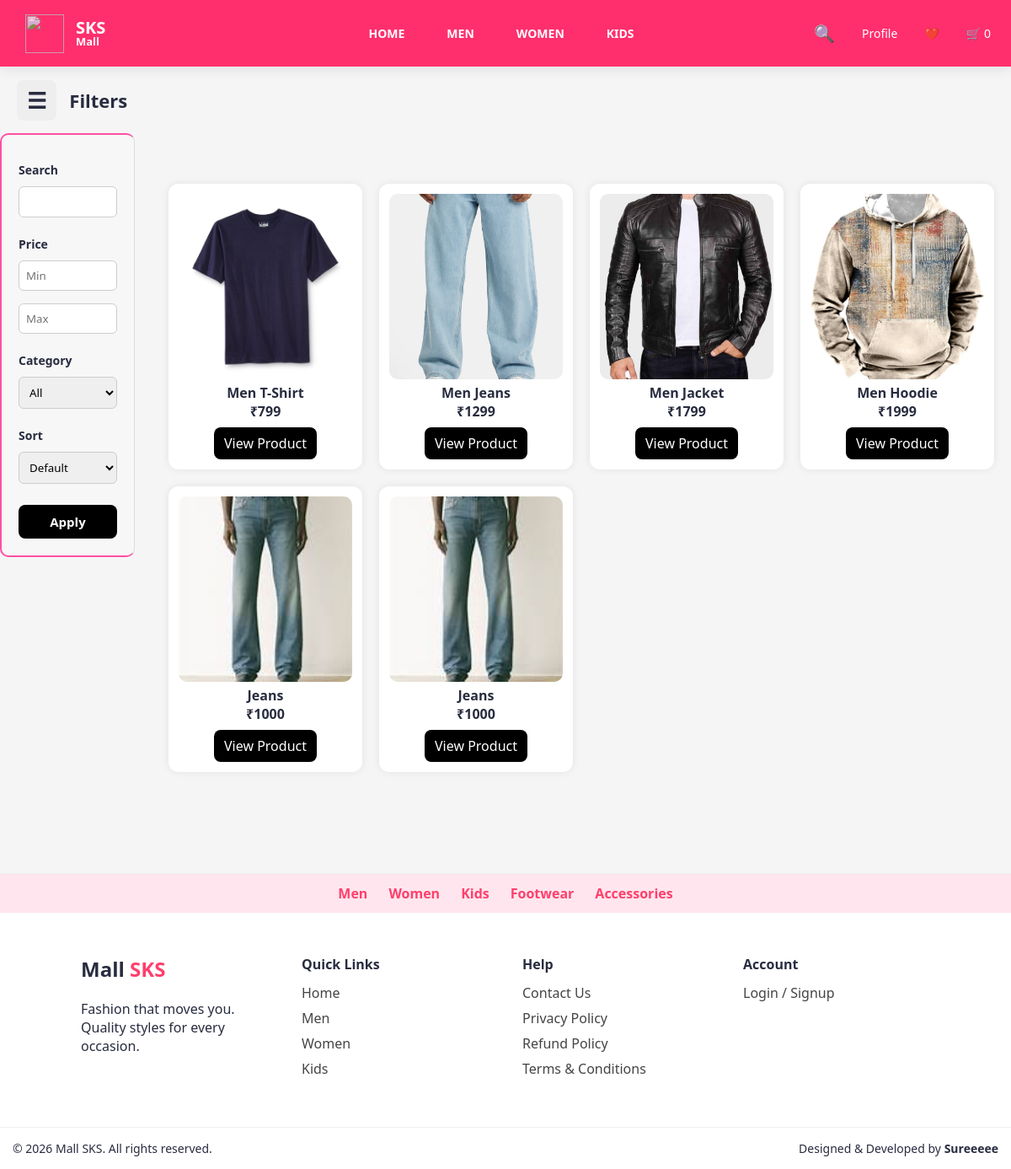
/category/men, run on an earlier commit of the app's database.
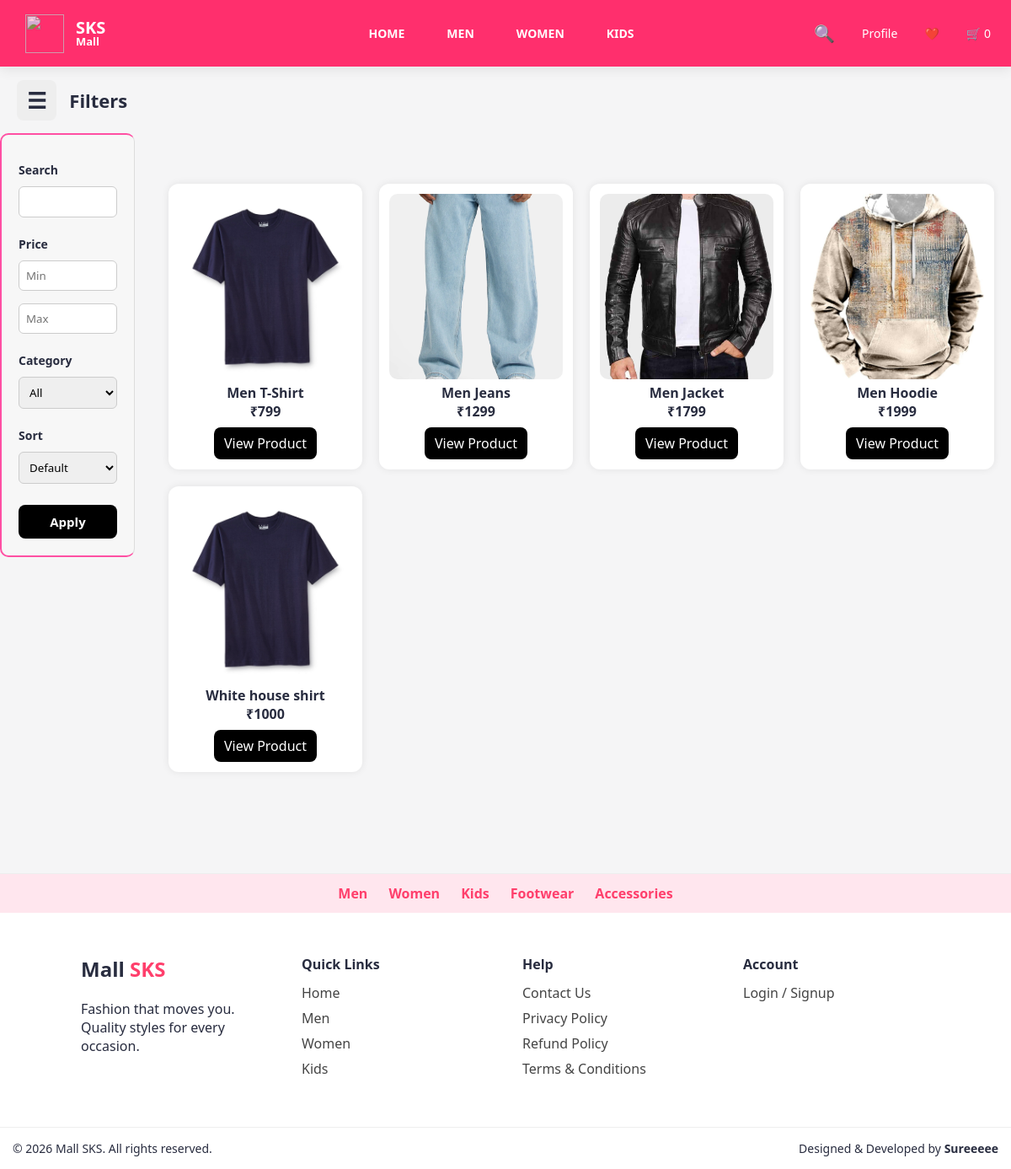
And on a later commit of the database.
### models/product.py (models this page shows)
class Product(db.Model):
    id = db.Column(db.Integer, primary_key=True)
    name = db.Column(db.String(100), nullable=False)
    price = db.Column(db.Integer, nullable=False)
    category = db.Column(db.String(50))
    type = db.Column(db.String(50))
    color = db.Column(db.String(30))
    brand = db.Column(db.String(50))
    sizes = db.Column(db.String(100))
    image = db.Column(db.String(200))
    image2 = db.Column(db.String(200))
    image3 = db.Column(db.String(200))

### app.py (the view)
@app.route("/category/<name>")
def category(name):
    q = request.args.get("q")
    min_price = request.args.get("min")
    max_price = request.args.get("max")
    color = request.args.get("color")
    type_ = request.args.get("type")
    sort = request.args.get("sort")
    query = Product.query.filter_by(category=name)
    if q:
        query = query.filter(Product.name.ilike(f"%{q}%"))
    if type_:
        query = query.filter_by(type=type_)
    if color:
        query = query.filter_by(color=color)
    if min_price:
        query = query.filter(Product.price >= int(min_price))
    if max_price:
        query = query.filter(Product.price <= int(max_price))
    if sort == "low":
        query = query.order_by(Product.price.asc())
    elif sort == "high":
        query = query.order_by(Product.price.desc())
    elif sort == "az":
        query = query.order_by(Product.name.asc())
    products = query.all()
    return render_template("shop.html", products=products)

### templates/shop.html (shortened to what this page needs)
<!DOCTYPE html>
<html lang="en">
<head>
<link rel="stylesheet" href="{{ url_for('static', filename='css/style.css') }}">
</head>
<body>
{% include "header.html" %}
<div class="shop-topbar">
    <div class="filter-toggle" onclick="toggleFilters()">☰</div>
    Filters
</div>
<div class="shop-layout">
    <div class="filters" id="filterBox">
       <form method="get">
            <label>Search</label>
            <input type="text" name="q" value="{{ request.args.get('q','') }}">
            <label>Price</label>
            <input type="number" name="min" placeholder="Min">
            <input type="number" name="max" placeholder="Max">
            <label>Category</label>
            <select name="category">
<option value="">All</option>
</select>
            <label>Sort</label>
            <select name="sort">
                <option value="">Default</option>
            </select>
            <button type="submit">Apply</button>
        </form>
    </div>
    <div class="products">
        {% for p in products %}
        <div class="card">
            <a href="{{ url_for('product_page', pid=p.id) }}">
                <img src="{{ url_for('static', filename=p.image) }}">
            </a>
            <h4>{{ p.name }}</h4>
            <b>₹{{ p.price }}</b>
            <br>
            <a href="{{ url_for('product_page', pid=p.id) }}" class="view-btn">
                View Product
            </a>
        </div>
        {% endfor %}
    </div>
</div>
{% include "footer.html" %}
</body>
</html>

### templates/header.html (shortened to what this page needs)
<header class="navbar">
  <a href="/" class="logo">
    <img src="https://image2url.com/r2/default/images/1769949284478-5cbbd602-d8ed-4067-afcb-2263ae95ce07.jpg" class="logo-peacock">
    <div class="logo-text">
      <div class="sks">SKS</div>
      <div class="mall">Mall</div>
    </div>
  </a>
  <nav class="menu desktop-only">
    <a href="/">HOME</a>
    <a href="/category/men">MEN</a>
    <a href="/category/women">WOMEN</a>
    <a href="/category/kids">KIDS</a>
  </nav>
  <div class="nav-right">
    <div class="search-icon" onclick="toggleSearch()">🔍</div>
    {% if session.get("username") %}
      <span class="nav-user desktop-only">👤 {{ session["username"] }}</span>
      {% if session.get("role") == "admin" %}
        <a href="/admin/dashboard" class="desktop-only">👑 Admin</a>
      {% endif %}
      <a class="desktop-only" href="/logout">Logout</a>
    {% else %}
      <a class="desktop-only" href="javascript:void(0)" onclick="openLogin()">Profile</a>
    {% endif %}
    <a href="/wishlist">❤️</a>
    <a href="/cart">🛒 {{ session.get("cart", {})|length }}</a>
  </div>
</header>

### templates/footer.html (shortened to what this page needs)
<footer class="footer">
    <div class="footer-strip">
        <a href="/category/men">Men</a>
        <a href="/category/women">Women</a>
        <a href="/category/kids">Kids</a>
        <a href="/category/shoes">Footwear</a>
        <a href="/category/accessories">Accessories</a>
    </div>
    <div class="footer-container">
        <div class="footer-brand">
            <h2>Mall <span>SKS</span></h2>
            <p>
                Fashion that moves you.<br>
                Quality styles for every occasion.
            </p>
        </div>
        <div class="footer-links">
            <h4>Quick Links</h4>
            <a href="/">Home</a>
            <a href="/category/men">Men</a>
            <a href="/category/women">Women</a>
            <a href="/category/kids">Kids</a>
        </div>
        <div class="footer-links">
            <h4>Help</h4>
            <a href="/contact">Contact Us</a>
            <a href="/privacy">Privacy Policy</a>
            <a href="/refund">Refund Policy</a>
            <a href="/terms">Terms & Conditions</a>
        </div>
        <div class="footer-links">
            <h4>Account</h4>
            {% if session.get("username") %}
                <a href="/profile">My Profile</a>
<a href="{{ url_for('my_orders') }}">My Orders</a>
                <a href="/logout">Logout</a>
            {% else %}
                <a href="javascript:void(0)" onclick="openLogin()">Login / Signup</a>
            {% endif %}
        </div>
    </div>
    <div class="footer-bottom">
        <p>© 2026 Mall SKS. All rights reserved.</p>
        <p>Designed & Developed by <b>Sureeeee</b></p>
    </div>
</footer>

### templates/shop.html (style rules this page uses)
body { font-family: Arial, sans-serif; }
.shop-topbar { display:flex; align-items:center; gap:15px; padding:15px 20px; font-size:22px; font-weight:bold; }
.filter-toggle { font-size:26px; cursor:pointer; background:#eee; padding:6px 12px; border-radius:8px; }
.shop-layout { display:flex; }
.filters { width:260px; background:#f7f7f7; padding:20px; border-right:1px solid #ddd; transition:0.3s; }
.filters label { display:block; margin-top:12px; font-weight:600; }
.filters input, .filters select { width:100%; padding:8px; margin-top:5px; border-radius:6px; border:1px solid #ccc; }
.filters button { margin-top:15px; width:100%; padding:10px; border:none; border-radius:8px; background:black; color:white; font-weight:bold; cursor:pointer; }
.products { flex:1; padding:20px; display:grid; grid-template-columns:repeat(auto-fill,minmax(230px,1fr)); gap:20px; }
.card { background:white; border-radius:12px; padding:12px; box-shadow:0 0 10px rgba(0,0,0,0.08); text-align:center; }
.card img { width:100%; height:220px; object-fit:cover; border-radius:10px; }
.view-btn { display:inline-block; margin-top:8px; padding:8px 12px; background:black; color:white; border-radius:8px; text-decoration:none; }

What changed in the data, as far as the page shows it:
removed Product: image (picture), name "Jeans", price "1000"
changed Product: image: a different picture; name "Jeans" → "White house shirt"
